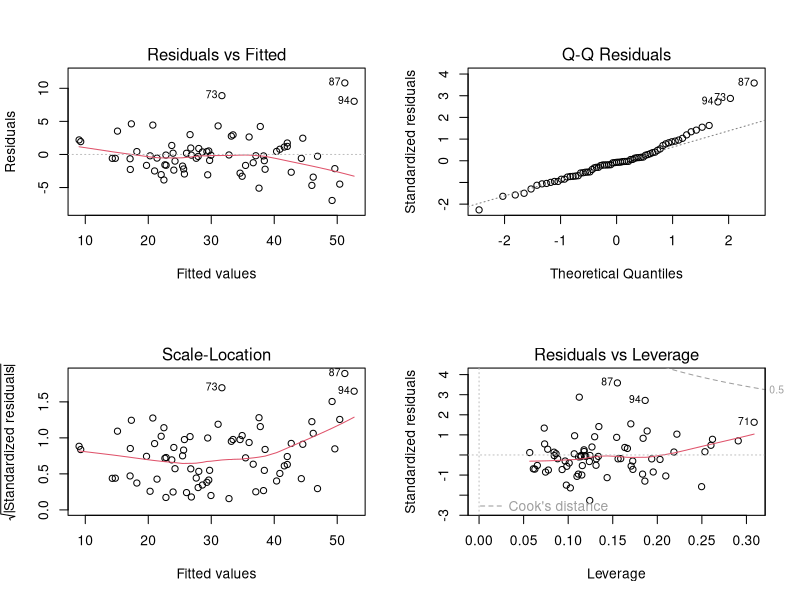
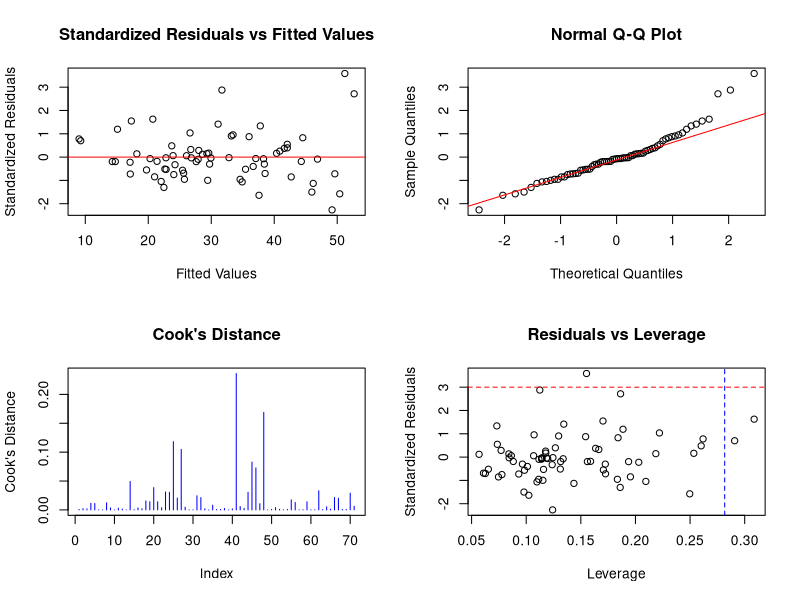
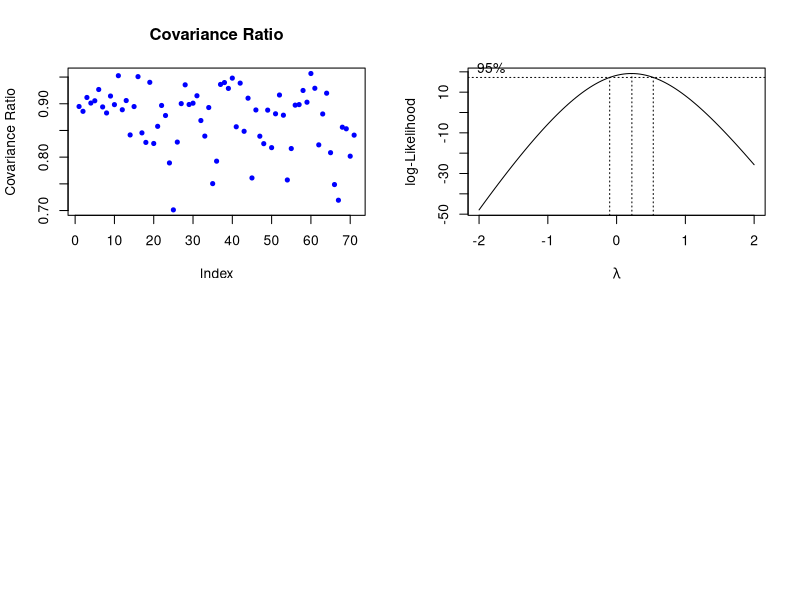
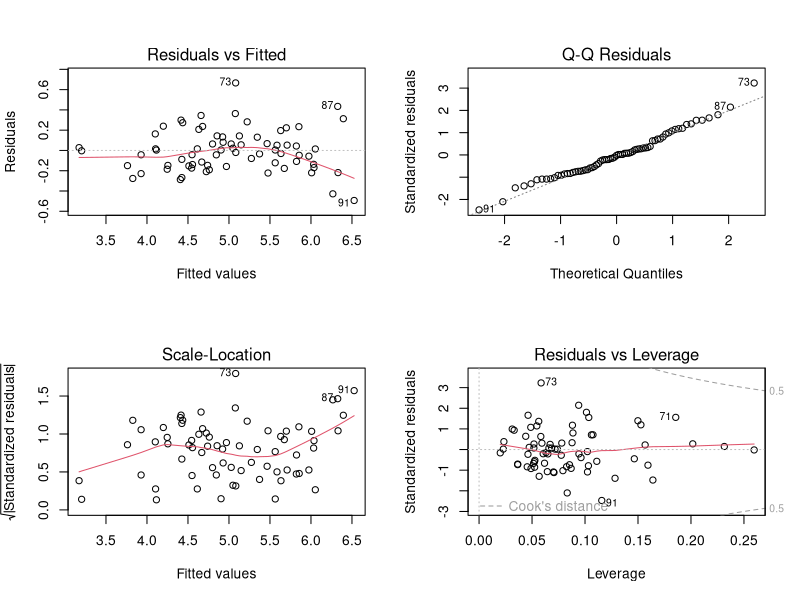
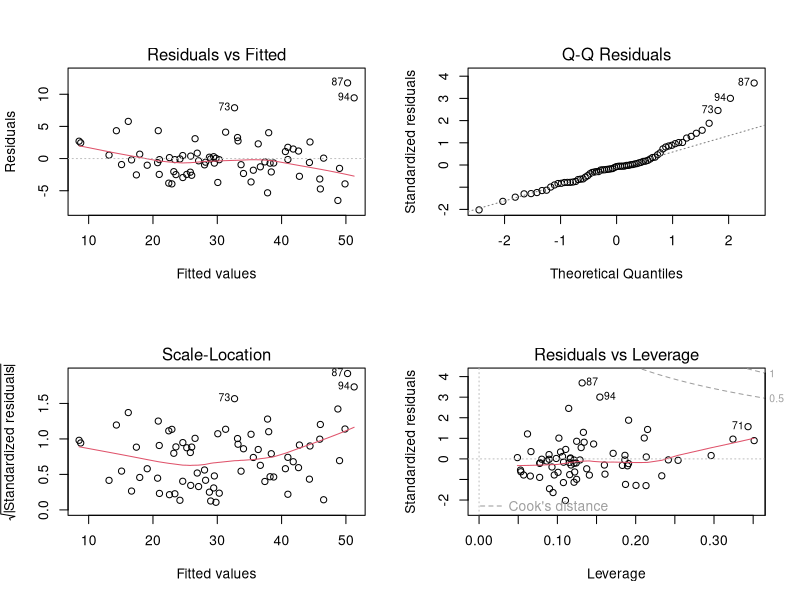

Source code (R) for these figures, in order:
## ---- chunk 1
library(TH.data)
data("bodyfat")
str(bodyfat)
??bodyfat

## ---- chunk 2
sum(is.na(bodyfat))

bodyfat <- na.omit(bodyfat)

summary(bodyfat)

## ---- chunk 3
# Constructing the full regression model including all candidate predictors for variable selection
lm_model <- lm(DEXfat ~ 
            age + waistcirc + hipcirc + elbowbreadth + kneebreadth + anthro3a + 
            anthro3b + anthro3c + anthro4, data = bodyfat)
summary(lm_model)
# Plotting residuals
par(mfrow = c(2, 2))
plot(lm_model)  # This includes Residuals vs Fitted, Normal Q-Q, Scale-Location, Cook's Distance

# Residual scaling: Standardized residuals vs fitted values
std_residuals <- rstandard(lm_model)
plot(fitted(lm_model), std_residuals, 
     main = "Standardized Residuals vs Fitted Values", 
     xlab = "Fitted Values", ylab = "Standardized Residuals")
abline(h = 0, col = "red")

# Check if residuals are approximately normal (Normal Q-Q plot)
qqnorm(std_residuals)
qqline(std_residuals, col = "red")

## ---- chunk 4
# Cook's Distance
cooksd <- cooks.distance(lm_model)
plot(cooksd, type = "h", main = "Cook's Distance", col = "blue", 
     ylab = "Cook's Distance", xlab = "Index")

# Flagging potential influential points (usually where Cook's distance > 1)
influential_points <- which(cooksd > 1)
influential_points

# Calculate leverage values
leverage_values <- hatvalues(lm_model)

# Check the leverage values
summary(leverage_values)

# Flagging high leverage points (typically leverage > 2*(number of predictors + 1)/number of observations)
threshold <- 2 * (length(coef(lm_model)) / nrow(bodyfat))
high_leverage_points <- which(leverage_values > threshold)
high_leverage_points

# Plot Residuals vs Leverage
plot(leverage_values, rstandard(lm_model), 
     xlab = "Leverage", 
     ylab = "Standardized Residuals", 
     main = "Residuals vs Leverage")

# Add a red line indicating the Cook's distance threshold
cooks_distance <- cooks.distance(lm_model)
abline(h = c(-3, 3), col = "red", lty = 2)  # Red dashed lines at +/-3 for standardized residuals
abline(v = threshold, col = "blue", lty = 2)  # Leverage threshold line






## ---- chunk 5
# Covariance ratio is calculated as (1 - leverage) / (1 - 1/n)
# where n is the number of observations and p is the number of predictors
n <- nrow(bodyfat)  # number of observations
p <- length(coef(lm_model))  # number of predictors (including intercept)

covratio_values <- (1 - leverage_values) / (1 - (1 / n))

# Summary of CovRatio
summary(covratio_values)

# Plot Covariance Ratio
plot(covratio_values, 
     main = "Covariance Ratio", 
     ylab = "Covariance Ratio", 
     xlab = "Index", 
     col = "blue", 
     pch = 20)
abline(h = 1, col = "red", lty = 2)  # Draw a horizontal line at CovRatio = 1
## ---- chunk 6
library(MASS)
library(caret)

# 1. Box-Cox Transformation on Response Variable
# Use the boxcox() function from MASS package to find the best transformation for DEXfat
boxcox_transformation <- boxcox(lm(DEXfat ~ age + waistcirc + hipcirc + elbowbreadth + 
                         kneebreadth + anthro3a + anthro3b + anthro3c + anthro4, data = bodyfat),
                         plotit = TRUE)

# Find the optimal lambda (transformation parameter)
lambda <- boxcox_transformation$x[which.max(boxcox_transformation$y)]

# Apply the Box-Cox transformation to the response variable
bodyfat$DEXfat_transformed <- (bodyfat$DEXfat^lambda - 1) / lambda

# Rebuild the model with the transformed response variable
lm_model_boxcox <- lm(DEXfat_transformed ~ age + waistcirc + hipcirc + anthro3a + anthro3b, data = bodyfat)

# Compare model fit with the original and Box-Cox transformed models
summary(lm_model)
summary(lm_model_boxcox)

## ---- chunk 7
# 2. Box-Tidwell Transformation on Predictor Variables
# A simple approach to transform predictors is to log-transform predictors that are highly skewed
# For demonstration, we will apply log transformation to all predictors

bodyfat$log_age <- log(bodyfat$age)
bodyfat$log_waistcirc <- log(bodyfat$waistcirc)
bodyfat$log_hipcirc <- log(bodyfat$hipcirc)
bodyfat$log_elbowbreadth <- log(bodyfat$elbowbreadth)
bodyfat$log_kneebreadth <- log(bodyfat$kneebreadth)
bodyfat$log_anthro3a <- log(bodyfat$anthro3a)
bodyfat$log_anthro3b <- log(bodyfat$anthro3b)
bodyfat$log_anthro3c <- log(bodyfat$anthro3c)
bodyfat$log_anthro4 <- log(bodyfat$anthro4)


# Rebuild the model with the log-transformed predictors
lm_model_box_tidwell <- lm(DEXfat ~ log_age + log_waistcirc + log_hipcirc + log_elbowbreadth + log_kneebreadth + log_anthro3a + log_anthro3b + log_anthro3c + log_anthro4, data = bodyfat)

# Compare model fit for Box-Tidwell transformation
summary(lm_model_box_tidwell)

## ---- chunk 8
par(mfrow = c(2, 2))  # Set up a 2*2 plot layout
plot(lm_model_boxcox)  # Plot residuals for Box-Cox model
plot(lm_model_box_tidwell)
## ---- chunk 9
# Check VIF for multicollinearity
library(car)
vif(lm_model)
## ---- chunk 10
lm_model_reduced <- lm(DEXfat ~ age + waistcirc + hipcirc + elbowbreadth + kneebreadth + anthro3a + anthro3b + anthro3c , data = bodyfat)
vif(lm_model_reduced)
## ---- chunk 11
lm_model_reduced_2 <- lm(DEXfat ~ age + waistcirc + hipcirc + elbowbreadth + kneebreadth + anthro3a + anthro3c , data = bodyfat)
vif(lm_model_reduced_2)
summary(lm_model_reduced_2)
## ---- chunk 12
lm_model_reduced_3 <- lm(DEXfat ~ age + waistcirc + hipcirc + elbowbreadth + kneebreadth + anthro3b + anthro3c , data = bodyfat)
vif(lm_model_reduced_3)
summary(lm_model_reduced_3)
## ---- chunk 13
lm_model_reduced_4 <- lm(DEXfat ~ age + waistcirc + hipcirc + elbowbreadth + kneebreadth + anthro3a + anthro3b , data = bodyfat)
vif(lm_model_reduced_4)
summary(lm_model_reduced_4)
## ---- chunk 14
# Forward and backward stepwise regression
# Defines an intercept-only model
lm_only <- lm(DEXfat ~ 1, data = bodyfat)
# Defines a model with all predictors
all_predictors <- lm(DEXfat ~ age + waistcirc + hipcirc + elbowbreadth + kneebreadth 
                     + anthro3a + anthro3b + anthro3c, data = bodyfat)
# Performs forward stepwise regression
forward <- step(lm_only, direction = 'forward', scope = formula(all_predictors), trace = 0)
# Views results of forward stepwise regression
forward$anova 
# Views final model
summary(forward)

# Defines an intercept-only model
lm_only <- lm(DEXfat ~ 1, data = bodyfat)
# Defines a model with all predictors
all_predictors <- lm(DEXfat ~ age + waistcirc + hipcirc + elbowbreadth + kneebreadth 
                     + anthro3a + anthro3b + anthro3c, data = bodyfat)
# Performs backward stepwise regression
backward <- step(all_predictors, direction = 'backward', scope = formula(all_predictors), trace = 0)
# Views results of backward stepwise regression
backward$anova 
# Views final model
summary(backward)

# All possible regressions (combinations of variables)
library(leaps)
all_regression <- regsubsets(DEXfat ~ age + waistcirc + hipcirc + elbowbreadth 
                             + kneebreadth + anthro3a + anthro3b + anthro3c, 
                             data = bodyfat, nbest = 1)
summary(all_regression)


# Perform Best Subset Regression
best_subset_model <- regsubsets(DEXfat ~ age + waistcirc + hipcirc + elbowbreadth 
                             + kneebreadth + anthro3a +  anthro3b + anthro3c, 
                                data = bodyfat, 
                                nvmax = 8)  # Set maximum number of predictors
# Get summary of the model
best_model_summary <- summary(best_subset_model)

# Select the best model based on different criteria
best_adjr2_model <- which.max(best_model_summary$adjr2)   # Model with max Adjusted R²
best_cp_model <- which.min(best_model_summary$cp)         # Model with min Cp
best_bic_model <- which.min(best_model_summary$bic)       # Model with min BIC
print(best_model_summary$which[best_adjr2_model, ])
print(best_model_summary$which[best_cp_model, ])
print(best_model_summary$which[best_bic_model, ])
## ---- chunk 15
# Cross-validation to evaluate the model refined by forward and backward stepwise regression 
library(caret)
train_control <- trainControl(method = "cv", number = 10)
cv_model <- train(DEXfat ~ waistcirc + hipcirc + kneebreadth + anthro3b, 
                    data = bodyfat, 
                    method = "lm", 
                    trControl = train_control)
# Show the cross-validation results
cv_model$results

final_model <- lm(DEXfat ~ waistcirc + hipcirc + kneebreadth + anthro3b, data = bodyfat)
summary(final_model)
R_squared <- summary(final_model)$r.squared
adjusted_R_squared <- summary(final_model)$adj.r.squared
RMSE <- sqrt(mean(residuals(final_model)^2))
MAE <- mean(abs(residuals(final_model)))
AIC_value <- AIC(final_model)
BIC_value <- BIC(final_model)
F_value <- summary(final_model)$fstatistic[1]
df1 <- summary(final_model)$fstatistic[2]  # Numerator degrees of freedom
df2 <- summary(final_model)$fstatistic[3]  # Denominator degrees of freedom
p_value <- 1 - pf(F_value, df1 = df1, df2 = df2)

cat("R²: ", R_squared, "\n")
cat("Adjusted R²: ", adjusted_R_squared, "\n")
cat("RMSE: ", RMSE, "\n")
cat("MAE: ", MAE, "\n")
cat("AIC: ", AIC_value, "\n")
cat("BIC: ", BIC_value, "\n")
cat("F-statistic: ", F_value, " p-value: ", p_value, "\n")

RSS_full <- sum(residuals(lm_model)^2)
RSS_sub <- sum(residuals(final_model)^2)

n <- nrow(bodyfat)
p_full <- length(coef(lm_model)) - 1
p_sub <- length(coef(final_model)) - 1

MSE_full <- RSS_full / (n - p_full - 1)

Cp_final <- (RSS_sub / MSE_full) - (n - 2 * p_sub)

cat("Mallows' Cp for final_model:", Cp_final, "\n")

## ---- chunk 16
library(caret)
library(leaps)

# Define cross-validation
train_control <- trainControl(method = "cv", number = 10)  # 10-fold CV
## ---- chunk 17
# Perform all possible regressions
all_regression <- regsubsets(DEXfat ~ age + waistcirc + hipcirc + elbowbreadth + kneebreadth + anthro3a + anthro3b + anthro3c + anthro4, 
                             data = bodyfat, nbest = 1)

# Summary of all possible regressions
summary(all_regression)

## ---- chunk 18
# Forward selection
step_forward <- step(lm(DEXfat ~ 1, data = bodyfat), 
                     direction = "forward", 
                     scope = ~ age + waistcirc + hipcirc + elbowbreadth + kneebreadth + anthro3a + anthro3b + anthro3c + anthro4, 
                     data = bodyfat)

# Summary of forward selection model
summary(step_forward)

# Model evaluation using cross-validation (MSE, Adjusted R²)
cv_forward <- train(DEXfat ~ age + waistcirc + hipcirc + elbowbreadth + kneebreadth + anthro3a + anthro3b + anthro3c + anthro4, 
                    data = bodyfat, 
                    method = "lm", 
                    trControl = train_control)

# Print cross-validation results
print(cv_forward)

# Calculate AIC, BIC, and Mallows' Cp for forward selection model
aic_value <- AIC(step_forward)
cat("AIC: ", aic_value, "\n")
bic_value <- BIC(step_forward)
cat("BIC: ", bic_value, "\n")

# Get the residual sum of squares (RSS) for the stepwise model
RSS_step_forward <- sum(residuals(step_forward)^2)

# Get the number of predictors (p) in the stepwise model
p_step_forward <- length(coef(step_forward)) - 1  # excluding the intercept

# Calculate the Mean Squared Error (MSE) for the full model
RSS_full <- sum(residuals(lm_model)^2)
p_full <- length(coef(lm_model)) - 1  # excluding the intercept
MSE_full <- RSS_full / (n - p_full - 1)

# Calculate Mallows' Cp for the stepwise model
Cp_step_forward <- (RSS_step_forward / MSE_full) - (n - 2 * p_step_forward)

# Output Mallows' Cp
cat("Cp_step_forward: ", Cp_step_forward, "\n")
## ---- chunk 19
# Backward elimination
step_backward <- step(lm(DEXfat ~ age + waistcirc + hipcirc + elbowbreadth + kneebreadth + anthro3a + anthro3b + anthro3c + anthro4, data = bodyfat), 
                      direction = "backward")

# Summary of the model selected by backward elimination
summary(step_backward)
# Model evaluation using cross-validation (MSE, Adjusted R²)
cv_backward <- train(DEXfat ~ age + waistcirc + hipcirc + elbowbreadth + kneebreadth + anthro3a + anthro3b + anthro3c + anthro4, 
                     data = bodyfat, 
                     method = "lm", 
                     trControl = train_control)

# Print cross-validation results for the backward elimination model
print(cv_backward)

# Calculate AIC, BIC, and Mallows' Cp for the backward elimination model
aic_value <- AIC(step_backward)
cat("AIC: ", aic_value, "\n")
bic_value <- BIC(step_backward)
cat("BIC: ", bic_value, "\n")

# Get the residual sum of squares (RSS) for the backward elimination model
RSS_step_backward <- sum(residuals(step_backward)^2)

# Get the number of predictors (p) in the backward elimination model
p_step_backward <- length(coef(step_backward)) - 1  # excluding the intercept

# Calculate the Mean Squared Error (MSE) for the full model
RSS_full <- sum(residuals(lm_model)^2)
p_full <- length(coef(lm_model)) - 1  # excluding the intercept
MSE_full <- RSS_full / (n - p_full - 1)

# Calculate Mallows' Cp for the backward elimination model
Cp_step_backward <- (RSS_step_backward / MSE_full) - (n - 2 * p_step_backward)

# Output Mallows' Cp
cat("Cp_step_backward: ", Cp_step_backward, "\n")
## ---- chunk 20

library(boot)
# Bootstrap Confidence Interval Calculation for Model Coefficients
set.seed(123)
boot_model <- boot(data = bodyfat, 
                   statistic = function(data, indices) {
                     data <- data[indices, ]  # Bootstrap resampling
                     model <- lm(DEXfat ~ waistcirc + hipcirc + kneebreadth + anthro3b
                                 , data = data)  # Fit final model
                     return(coef(model))  # Return model coefficients
                   },
                   R = 1000)  # Perform 1000 bootstrap iterations

# Confidence intervals for the regression coefficients (percentile method)
boot_ci <- boot.ci(boot_model, type = "perc")

# Print the bootstrap confidence intervals
coef_names <- names(coef(final_model))

boot_ci_list <- lapply(1:length(coef_names), function(i) {
  boot.ci(boot_model, type = "perc", index = i) 
})

for (i in 1:length(coef_names)) {
  cat(coef_names[i], " 95% CI: ", boot_ci_list[[i]]$perc[4:5], "\n")
}

#Bootstrap residuals
final_model <- lm(DEXfat ~ waistcirc + hipcirc + kneebreadth + anthro3b, data = bodyfat)
# Get the residuals and fitted values
residuals_original <- residuals(final_model)
fitted_values_original <- fitted(final_model)
# Set the number of bootstrap iterations
R <- 1000
boot_coefs <- matrix(NA, nrow = R, ncol = length(coef(final_model)))
set.seed(123)
for (i in 1:R) {
  resampled_residuals <- sample(residuals_original, replace = TRUE)
  new_response <- fitted_values_original + resampled_residuals
  boot_model <- lm(new_response ~ waistcirc + hipcirc + kneebreadth + anthro3b, data = bodyfat)
  boot_coefs[i, ] <- coef(boot_model)
}

boot_ci <- apply(boot_coefs, 2, function(x) quantile(x, probs = c(0.025, 0.975)))
boot_ci_df <- data.frame(Variable = names(coef(final_model)),
                         CI_2.5 = boot_ci[1, ], 
                         CI_97.5 = boot_ci[2, ])
print(boot_ci_df)
